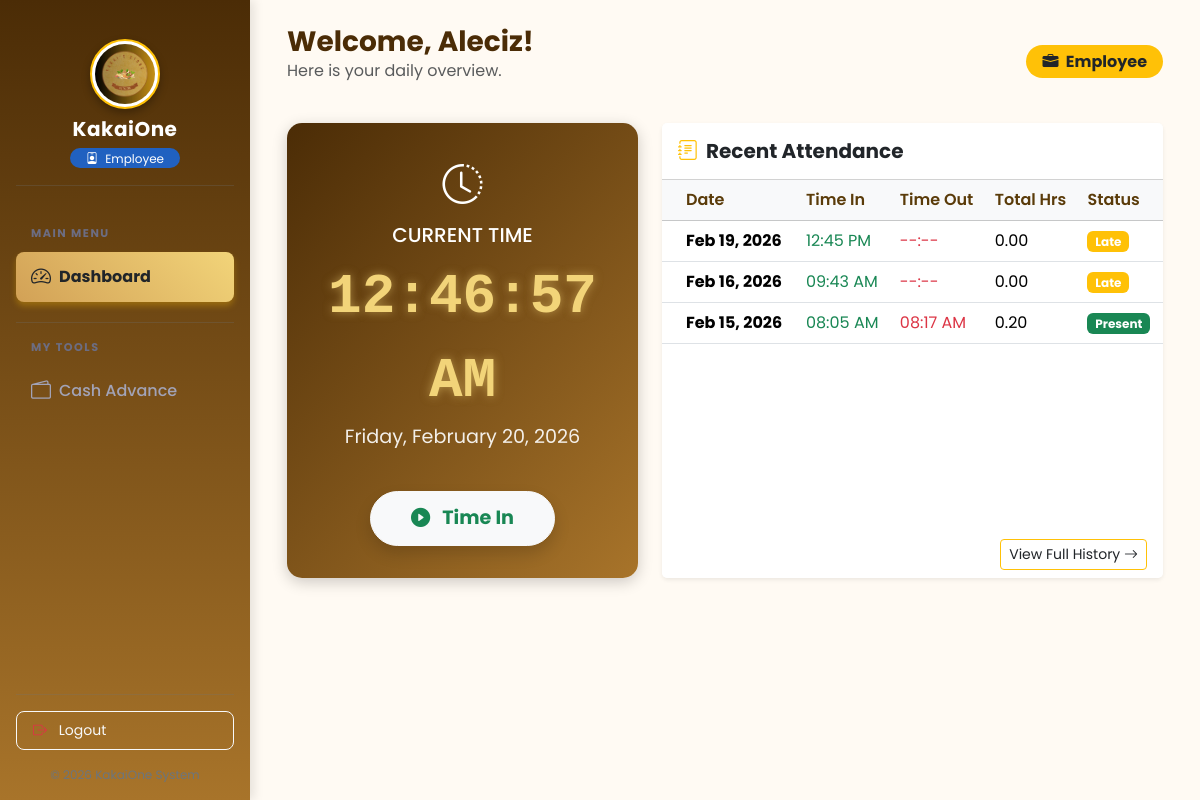
Before: /frontend/dashboard/employee_dashboard.php (signed in) with the older database file.
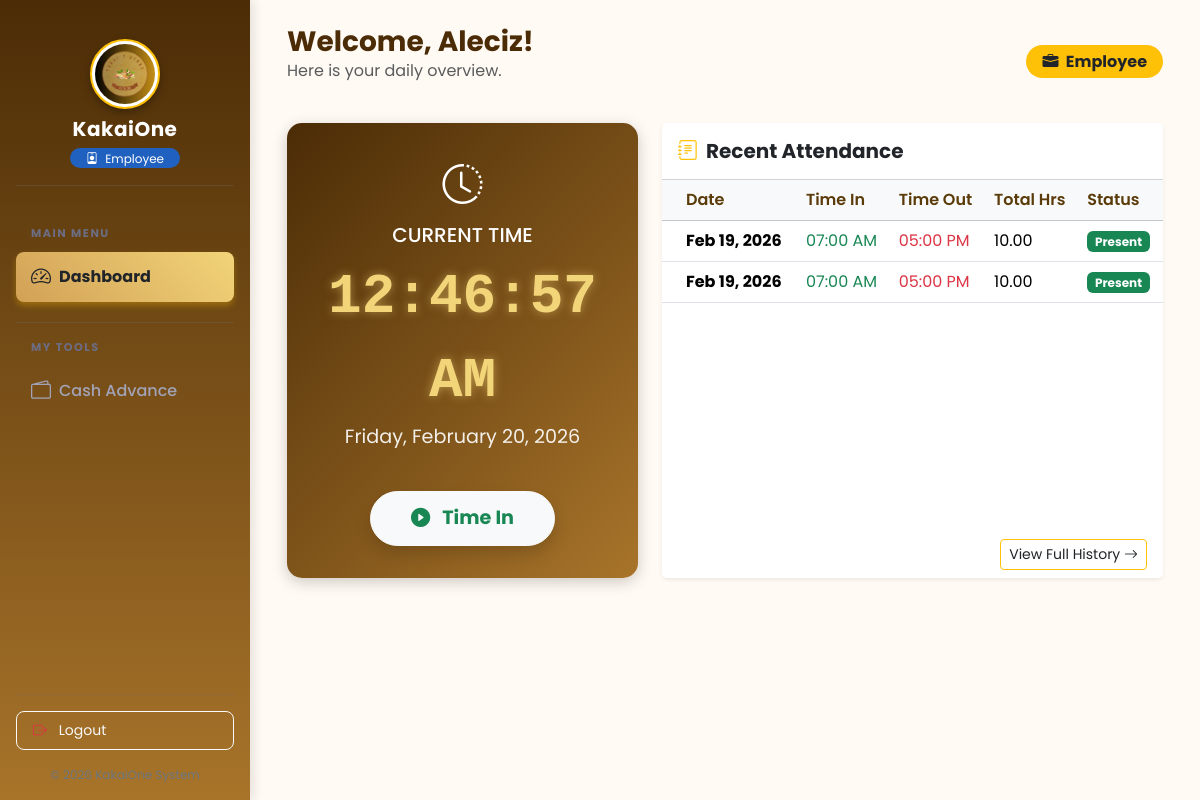
After: the same page with the newer database file.
### tables this page shows
CREATE TABLE `attendance` (
  `attendance_id` int(11) NOT NULL,
  `employee_id` int(11) DEFAULT NULL,
  `time_in` datetime DEFAULT NULL,
  `time_out` datetime DEFAULT NULL,
  `status` enum('Pending','Present','Late','Absent','Approved','Rejected') DEFAULT 'Pending',
  `total_hours` decimal(5,2) DEFAULT 0.00,
  `pending_overtime` decimal(5,2) DEFAULT 0.00,
  `approved_overtime` decimal(5,2) DEFAULT 0.00,
  `remarks` varchar(255) DEFAULT NULL,
  `created_at` timestamp NOT NULL DEFAULT current_timestamp()
);

### frontend/dashboard/employee_dashboard.php (the view, shortened to what this page needs)
<?php
require_once __DIR__ . '/../../config/db.php';
$activeModule = 'dashboard';
$employee_id = $_SESSION['employee_id'];
$attendanceStatus = 'clock_in';
try {
    $histStmt = $pdo->prepare("
        SELECT * FROM attendance
        WHERE employee_id = ?
        ORDER BY time_in DESC
        LIMIT 5
    ");
    $histStmt->execute([$employee_id]);
    $history = $histStmt->fetchAll();
} catch (PDOException $e) {
    $history = [];
}
?>
<!DOCTYPE html>
<html lang="en">
<head>
    <?php include '../includes/links.php'; ?>
</head>
<body>
    <?php include '../includes/sidebar.php'; ?>
    <div id="dashboardContainer">
        <main id="main-content" style="margin-left: 250px; padding: 25px; transition: margin-left 0.3s;">
            <div class="container-fluid">
                <div class="d-flex justify-content-between align-items-center mb-4">
                    <div>
                        <h3 class="fw-bold mb-0">Welcome, <?= htmlspecialchars($_SESSION['username'] ?? 'Employee'); ?>!</h3>
                        <p class="text-muted">Here is your daily overview.</p>
                    </div>
                    <div>
                        <span class="badge bg-warning text-dark fs-6 px-3 py-2 rounded-pill">
                            <i class="bi bi-briefcase-fill me-1"></i> <?= htmlspecialchars($_SESSION['role'] ?? 'Staff'); ?>
                        </span>
                    </div>
                </div>
                <div class="row g-4">
                    <div class="col-lg-5">
                        <div class="clock-card h-100 d-flex flex-column justify-content-center">
                            <div class="mb-2"><i class="bi bi-clock-history fs-1"></i></div>
                            <h5 class="text-uppercase tracking-wider">Current Time</h5>
                            <div class="digital-clock" id="liveClock">00:00:00 AM</div>
                            <div class="date-display" id="liveDate">Loading date...</div>
                            <div class="mt-3">
                                <?php if ($attendanceStatus === 'clock_in'): ?>
                                    <button onclick="handleAttendance('in')" class="btn btn-light text-success btn-attendance shadow">
                                        <i class="bi bi-play-circle-fill me-2"></i> Time In
                                    </button>
                                <?php elseif ($attendanceStatus === 'clock_out'): ?>
                                    <button onclick="handleAttendance('out')" class="btn btn-light text-danger btn-attendance shadow">
                                        <i class="bi bi-stop-circle-fill me-2"></i> Time Out
                                    </button>
                                <?php endif; ?>
                            </div>
                        </div>
                    </div>
                    <div class="col-lg-7">
                        <div class="card shadow-sm border-0 h-100">
                            <div class="card-header bg-white py-3">
                                <h5 class="mb-0 fw-bold text-dark"><i class="bi bi-journal-text me-2 text-warning"></i>Recent Attendance</h5>
                            </div>
                            <div class="card-body p-0">
                                <div class="table-responsive">
                                    <table class="table table-hover align-middle mb-0">
                                        <thead class="table-light">
                                            <tr>
                                                <th class="ps-4">Date</th>
                                                <th>Time In</th>
                                                <th>Time Out</th>
                                                <th>Total Hrs</th>
                                                <th>Status</th>
                                            </tr>
                                        </thead>
                                        <tbody>
                                            <?php if (!empty($history)): ?>
                                                <?php foreach ($history as $log): ?>
                                                    <tr>
                                                        <td class="ps-4 fw-bold"><?= date('M d, Y', strtotime($log['time_in'])); ?></td>
                                                        <td class="text-success">
                                                            <?= date('h:i A', strtotime($log['time_in'])); ?>
                                                        </td>
                                                        <td class="text-danger">
                                                            <?= $log['time_out'] ? date('h:i A', strtotime($log['time_out'])) : '--:--'; ?>
                                                        </td>
                                                        <td>
                                                            <?= $log['total_hours'] ? number_format($log['total_hours'], 2) : '-'; ?>
                                                        </td>
                                                        <td>
                                                            <?php
                                                            $badge = 'secondary';
                                                            if ($log['status'] == 'Present') $badge = 'success';
                                                            if ($log['status'] == 'Late') $badge = 'warning';
                                                            ?>
                                                            <span class="badge bg-<?= $badge; ?>"><?= $log['status']; ?></span>
                                                        </td>
                                                    </tr>
                                                <?php endforeach; ?>
                                            <?php else: ?>
                                                <tr>
                                                    <td colspan="5" class="text-center py-4 text-muted">No attendance records yet.</td>
                                                </tr>
                                            <?php endif; ?>
                                        </tbody>
                                    </table>
                                </div>
                            </div>
                            <div class="card-footer bg-white text-end border-0">
                                <a href="../attendance/my_attendance.php" class="btn btn-sm btn-outline-warning text-dark">View Full History <i class="bi bi-arrow-right"></i></a>
                            </div>
                        </div>
                    </div>
                </div>
            </div>
        </main>
    </div>
</body>
</html>

### frontend/includes/links.php (shortened to what this page needs)
<link href="https://cdn.jsdelivr.net/npm/bootstrap@5.3.3/dist/css/bootstrap.min.css" rel="stylesheet">
<link href="https://cdn.jsdelivr.net/npm/bootstrap-icons@1.11.3/font/bootstrap-icons.css" rel="stylesheet">
<link rel="stylesheet" href="https://cdnjs.cloudflare.com/ajax/libs/animate.css/4.1.1/animate.min.css" />
<link rel="stylesheet" href="https://cdn.jsdelivr.net/npm/aos@2.3.4/dist/aos.css" />
<link rel="stylesheet" href="/kakai1/frontend/assets/css/style.css">

### frontend/includes/sidebar.php (shortened to what this page needs)
<?php
$activeModule = isset($activeModule) ? $activeModule : 'dashboard';
$currentPage = basename($_SERVER['PHP_SELF']);
$baseUrl = '/kakai1/frontend';
$dashboardLink = ($_SESSION['role'] === 'Admin')
    ? $baseUrl . '/dashboard/admin_dashboard.php'
    : $baseUrl . '/dashboard/employee_dashboard.php';
?>
<nav id="sidebar" class="d-flex flex-column p-3 vh-100 position-fixed" style="width: 250px; overflow-y: auto;">
    <div class="text-center mb-4 mt-2 logo-container pb-3 border-bottom border-secondary border-opacity-25">
        <img src="<?= $baseUrl ?>/assets/images/logo.jpg" alt="Logo" class="sidebar-logo mb-2" style="width: 70px; height: 70px; object-fit: cover;">
        <h5 class="fw-bold text-white mt-2 mb-1" style="letter-spacing: 0.5px;">KakaiOne</h5>
        <?php
        $roleColor = ($_SESSION['role'] === 'Admin') ? 'bg-danger' : 'bg-primary';
        ?>
        <span class="badge <?= $roleColor ?> bg-opacity-75 px-3 py-1 rounded-pill fw-normal">
            <i class="bi bi-person-badge me-1"></i> <?= htmlspecialchars($_SESSION['role'] ?? 'User') ?>
        </span>
    </div>
    <div class="nav flex-column flex-grow-1">
        <div class="section-header">Main Menu</div>
        <a href="<?= $dashboardLink ?>" class="nav-link <?= $activeModule === 'dashboard' ? 'active' : '' ?>">
            <i class="bi bi-speedometer2 me-2 fs-5 align-middle"></i> <span>Dashboard</span>
        </a>
        <?php if ($_SESSION['role'] !== 'Admin'): ?>
            <div class="section-header border-top border-secondary border-opacity-25 pt-3 mt-3">My Tools</div>
            <a href="<?= $baseUrl ?>/requests/cash_advance.php" class="nav-link <?= $currentPage === 'cash_advance.php' ? 'active' : '' ?>">
                <i class="bi bi-wallet2 me-2 fs-5 align-middle"></i> <span>Cash Advance</span>
            </a>
        <?php endif; ?>
    </div>
    <div class="mt-auto pt-3 border-top border-secondary border-opacity-25">
        <form action="/kakai1/backend/auth/logout.php" method="POST">
            <button class="btn btn-outline-light w-100 btn-sm py-2 text-start px-3 rounded-3" style="transition: all 0.2s;">
                <i class="bi bi-box-arrow-right me-2 text-danger"></i> Logout
            </button>
        </form>
        <p class="text-center text-secondary small mt-3 mb-0" style="font-size: 0.75rem;">
        </p>
    </div>
</nav>

### frontend/assets/css/style.css (style rules this page uses)
body { font-family: 'Poppins', sans-serif; background-color: #fff9f2; margin: 0; padding: 0; }
#dashboardContainer { min-height: 100vh; display: flex; background-color: #fff9f2; }
#sidebar { width: 250px; min-height: 100vh; background: linear-gradient(180deg, #4b2c06, #a8742a); color: #fff; position: fixed; top: 0; left: 0; display: flex; flex-direction: column; padding: 20px; box-shadow: 2px 0 10px rgba(0, 0, 0, 0.15); z-index: 1000; overflow-y: auto; }
.logo-container { text-align: center; padding: 15px 10px; }
.sidebar-logo { width: 60%; max-width: 100px; min-width: 50px; height: auto; aspect-ratio: 1 / 1; border-radius: 50%; object-fit: cover; border: 3px solid rgba(255, 255, 255, 0.2); box-shadow: 0 4px 8px rgba(0,0,0,0.3); display: block; margin: 0 auto 10px; transition: all 0.3s ease; }
#sidebar .nav-link { color: #f8e7c0; font-weight: 500; border-radius: 8px; margin: 5px 0; padding: 10px 15px; display: flex; align-items: center; transition: all 0.3s ease; }
#sidebar .nav-link.active { background: linear-gradient(45deg, #d2a156, #f2d479); color: #4b2c06 !important; font-weight: 700; box-shadow: 0 2px 6px rgba(0, 0, 0, 0.2); }
#main-content { margin-left: 250px; background-color: #fffaf3; min-height: 100vh; padding: 2rem; width: calc(100% - 250px); transition: all 0.3s ease; }
#main-content h3 { color: #4b2c06; }
.table th { color: #5a3b09; font-weight: 600; }
.clock-card { background: linear-gradient(135deg, #4b2c06, #a8742a); color: #fff; border-radius: 15px; text-align: center; padding: 2rem; box-shadow: 0 4px 15px rgba(0, 0, 0, 0.2); }
.digital-clock { font-size: 3.5rem; font-weight: 700; font-family: 'Courier New', Courier, monospace; text-shadow: 0 0 10px rgba(242, 212, 121, 0.5); color: #f2d479; }
.date-display { font-size: 1.2rem; opacity: 0.9; margin-bottom: 1.5rem; }
.btn-attendance { font-size: 1.2rem; padding: 12px 40px; border-radius: 50px; font-weight: bold; transition: transform 0.2s; }
.btn-attendance.text-success { color: #198754 !important; }

### frontend/includes/sidebar.php (style rules this page uses)
#sidebar { background-color: #1e1e2d; box-shadow: 4px 0 10px rgba(0, 0, 0, 0.1); z-index: 1000; }
.sidebar-logo { border: 2px solid #ffc107; border-radius: 50%; padding: 3px; background: #fff; transition: transform 0.3s ease; }
#sidebar .nav-link { color: #a2a3b7; border-radius: 8px; padding: 10px 15px; margin-bottom: 4px; transition: all 0.3s ease; font-weight: 500; }
#sidebar .nav-link.active { background-color: #ffc107 !important; color: #212529 !important; box-shadow: 0 4px 6px rgba(255, 193, 7, 0.3); font-weight: 700; }
.section-header { font-size: 0.7rem; letter-spacing: 1.5px; color: #6c6d83; text-transform: uppercase; margin-top: 15px; margin-bottom: 5px; padding-left: 15px; font-weight: 700; }

Changed rows visible on the page:
removed attendance: time_in "Feb 19, 2026", time_in "12:45 PM", total_hours "0.00", status "Late"
removed attendance: time_in "Feb 16, 2026", time_in "09:43 AM", total_hours "0.00", status "Late"
removed attendance: time_in "Feb 15, 2026", time_in "08:05 AM", time_out "08:17 AM", total_hours "0.20", status "Present"
added attendance: time_in "Feb 19, 2026", time_in "07:00 AM", time_out "05:00 PM", total_hours "10.00", status "Present"
added attendance: time_in "Feb 19, 2026", time_in "07:00 AM", time_out "05:00 PM", total_hours "10.00", status "Present"
